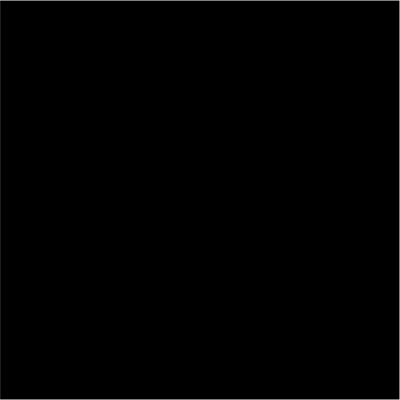
Frame 1 (no input)
Frame 60 (no input): identical to frame 1, image omitted
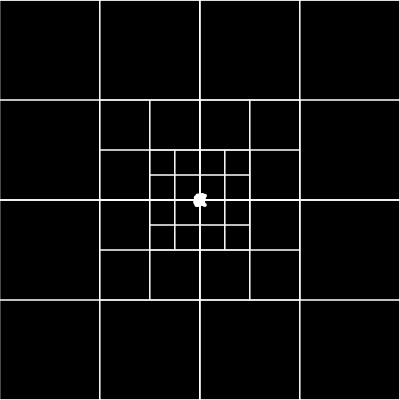
Frame 120 (the mouse pressed at the canvas centre since frame 60)

The p5.js sketch that drew these frames (run headless with seeded random() and noise() and a simulated clock; from frame 60 on, the mouse is pressed at the canvas centre):

// p5.js sketch
// ── sketch.js
let qt;
let count = 0;
function setup () {
createCanvas (400 ,400) ;
    // centre point and half of width and height
    let boundary = new Rectangle (200 ,200 ,200 ,200) ;
    // each leave just could have 4 elements
    qt = new QuadTree ( boundary , 4) ;
    console .log (qt);
}
function draw () {
background (0) ;
if ( mouseIsPressed ) {
for (let i = 0; i < 1; i ++) {
let m = new Point ( mouseX + random ( -5 ,5) , mouseY + random ( -5 ,5) );
qt. insert (m)
}
}
background (0) ;
qt. show () ;
}
// ── main.html
<html>
<head>
<title> QuadTree </title>
<script src="p5.min.js" ></script>
<script src="quadtree.js"></script>
<script src ="sketch.js?v1.0" ></script>
</head>
<body>
</body>
</html>
// ── quadtree.js
class Point {
    constructor (x, y, userData ){
    this .x = x;
    this .y = y;
    this . userData = userData ;
    }
}
class Rectangle {
    constructor (x, y, w, h){
    this .x = x; // center
    this .y = y;
    this .w = w; // half width
    this .h = h; // half height
    }
    // verifica si este objeto contiene un objeto Punto
    contains ( point ){
        if((point.x<=this.x+this.w && point.x>=this.x-this.w) && (point.y<=this.y+this.h && point.y>=this.y-this.h)){
            return true;
        }else{
            return false;
        }
    }
    // verifica si este objeto se intersecta con otro objeto Rectangle
    intersects ( range ){
        let a =  new Point(range.x,range.y,this.userData);
        if(this.contains(a)){
            return true;
        }else{
            return false;
        }
    }
}
class QuadTree {
    constructor ( boundary , n){
        this . boundary = boundary ; // Rectangle
        this . capacity = n; // capacidad maxima de cada cuadrante
        this . points = []; // vector , almacena los puntos a almacenar
        this . divided = false ;
    }
    subdivide () {
        // Algoritmo
        // 1: Crear 4 hijos : qt_northeast , qt_northwest , qt_southeast , qt_southwest
        let x = this.boundary.x;
        let y = this.boundary.y;
        let w = this.boundary.w;
        let h = this.boundary.h;
        let ne = new Rectangle(x+w/2 , y-h/2 , w/2 , h/2);
        let nw = new Rectangle(x-w/2 , y-h/2 , w/2 , h/2);
        let se = new Rectangle(x+w/2 , y+h/2 , w/2 , h/2);
        let sw = new Rectangle(x-w/2 , y+h/2 , w/2 , h/2);
        let qt_northeast = new QuadTree(ne,this.capacity);
        let qt_northwest = new QuadTree(nw,this.capacity);
        let qt_southeast = new QuadTree(se,this.capacity);
        let qt_southwest = new QuadTree(sw,this.capacity);
        this . northeast = qt_northeast;
        this . northwest = qt_northwest;
        this . southeast = qt_southeast;
        this . southwest = qt_southwest;
        this.divided=true;
    }
    insert ( point ){
        if(!this.boundary.contains(point)){
            return
        }
        if(this.points.length<this.capacity){
            this.points.push(point);
        }else{
            if(!this.divided){
                this.subdivide();
            }
            this . northeast . insert ( point );
            this . northwest . insert ( point );
            this . southeast . insert ( point );
            this . southwest . insert ( point );
        }
    }
    show () {
        stroke (255) ;
        strokeWeight (1) ;
        noFill () ;
        rectMode ( CENTER );
        rect ( this . boundary .x, this . boundary .y, this . boundary .w*2 , this . boundary .h *2) ;
        if( this . divided ){
        this . northeast . show () ;
        this . northwest . show () ;
        this . southeast . show () ;
        this . southwest . show () ;
        }
        for (let p of this . points ){
        strokeWeight (4) ;
        point (p.x, p.y);
        }
    }
}  
